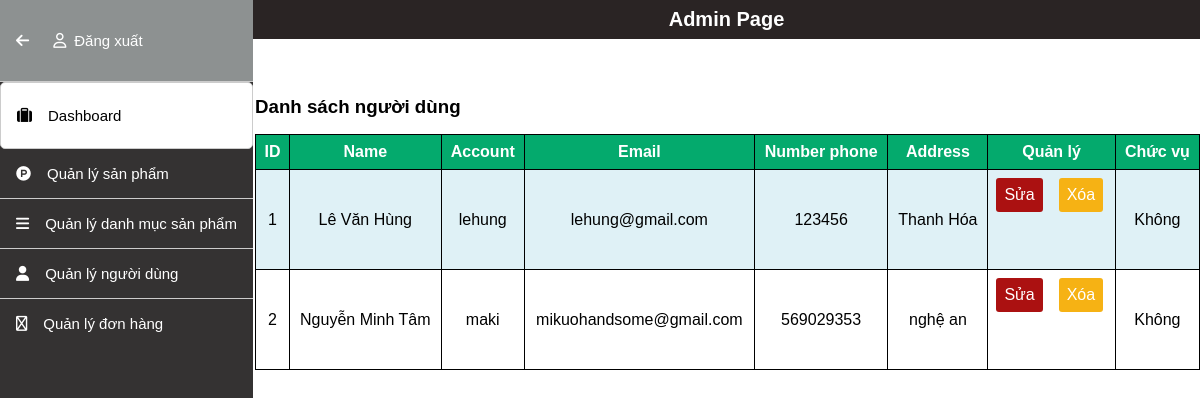
The page /admincp/index.php?action=quanlynguoidung&query=them (signed in) on the database its author committed.
### tables this page shows
CREATE TABLE `tbl_dangky` (
  `id_khachhang` int(11) NOT NULL,
  `hovaten` varchar(250) NOT NULL,
  `taikhoan` varchar(100) NOT NULL,
  `matkhau` varchar(100) NOT NULL,
  `sodienthoai` int(11) NOT NULL,
  `email` varchar(100) NOT NULL,
  `diachi` text NOT NULL,
  `chucvu` int(11) NOT NULL
);

### admincp/modules/quanlynguoidung/lietke.php (the view)
<?php
$sql_lietke_nguoidung = "SELECT * FROM tbl_dangky ORDER BY id_khachhang DESC";
$result_lietke_nguoidung = mysqli_query($connect, $sql_lietke_nguoidung);
?>
<h3>Danh sách người dùng</h3>
<table class="tbl_danhsachsp" border="1">
    <tr>
        <th>ID</th>
        <th>Name </th>
        <th>Account</th>
        <th>Email</th>
        <th>Number phone</th>
        <th>Address</th>
        <th>Quản lý</th>
        <th>Chức vụ</th>
    </tr>
    <?php
    $i = 0;
    while ($row = mysqli_fetch_array($result_lietke_nguoidung)) {
        $i++;
    ?>
        <tr>
            <td style="height:100px;"> <?php echo $i ?></td>
            <td> <?php echo $row['hovaten'] ?></td>
            <td> <?php echo $row['taikhoan'] ?></td>
            <td> <?php echo $row['email'] ?></td>
            <td> <?php echo $row['sodienthoai'] ?></td>
            <td style="width:100px;"> <?php echo $row['diachi'] ?></td>
            <td class="action">
                <a class="delete" href="?action=quanlynguoidung&query=sua&email=<?php echo $row['email'] ?>"> Sửa </a>
                <a class="edit" href="modules/quanlynguoidung/xuly.php?email=<?php echo $row['email'] ?>">Xóa</a>
            </td>
            <td><?php if ($row['chucvu'] == 1) {
                    echo "Bán hàng";
                } else {
                    echo "Không";
                } ?>
            </td>
        </tr>
    <?php
    }
    ?>
</table>

### admincp/index.php (shortened to what this page needs)
<!DOCTYPE html>
<html lang="en">
<head>
    <link rel="stylesheet" href="css/style_admincp.css">
    <link rel="stylesheet" href="https://cdnjs.cloudflare.com/ajax/libs/font-awesome/6.1.1/css/all.min.css">
</head>
<body>
    <div class="wrapper">
        <div class="sidebar">
            <?php
            include("modules/header.php");
            include("modules/menu.php");
            include("modules/main.php");
            ?>
        </div>
</body>
</html>

### admincp/modules/header.php (shortened to what this page needs)
<p class="header"><a href="index.php?dangxuat=1"><i class="fa-solid fa-arrow-left"></i><i class="fa-regular fa-user"></i>Đăng xuất</a></p>

### admincp/modules/menu.php
<ul class="admincp_list">
    <li class="dashboard"><i class="fa-solid fa-suitcase"></i>Dashboard</li>
    <li><a href="index.php?action=quanlysanpham&query=them"><i class="fa-brands fa-product-hunt"></i>Quản lý sản phẩm
        </a></li>
    <?php
    if (isset($_SESSION['dangnhap'])) {
        if ($_SESSION['dangnhap'] == 'admin') {
    ?>
    <li><a href="index.php?action=quanlydanhmucsanpham&query=them"><i class="fa-solid fa-bars"></i>Quản lý
            danh mục sản phẩm </a></li>
    <li><a href="index.php?action=quanlynguoidung&query=them"><i class="fa-solid fa-user"></i>Quản lý người dùng</a>
    </li>
    <?php
        }
    }
    ?>
    <li class="qldh"><a href="index.php?action=quanlydonhang&query=them"><i class="fa-regular fa-book"></i>Quản lý đơn
            hàng </a></li>
</ul>
</div>

### admincp/modules/main.php
<div class="main">
    <h6 class="admincp_tile">Admin Page</h6>
    <?php
    if (isset($_GET['action']) && $_GET['query']) {
        $bientam = $_GET['action'];
        $query = $_GET['query'];
    } else {
        $bientam = '';
        $query = '';
    }
    if ($bientam == 'quanlydanhmucsanpham' && $query == 'them') {
        include("modules/quanlydanhmucsp/them.php");
        include("modules/quanlydanhmucsp/lietke.php");
    } elseif ($bientam == 'quanlydanhmucsanpham' && $query == 'sua') {
        include("modules/quanlydanhmucsp/sua.php");
    } elseif ($bientam == 'quanlysanpham' && $query == 'them') {
        include("modules/quanlysp/them.php");
        include("modules/quanlysp/lietke.php");
    } elseif ($bientam == 'quanlysanpham' && $query == 'sua') {
        include("modules/quanlysp/sua.php");
    } elseif ($bientam == 'quanlynguoidung' && $query == 'them') {
        include("modules/quanlynguoidung/lietke.php");
    } elseif ($bientam == 'quanlynguoidung' && $query == 'sua') {
        include("modules/quanlynguoidung/sua.php");
    } elseif ($bientam == 'quanlydonhang' && $query == 'them') {
        include("modules/quanlydonhang/lietke.php");
    } elseif ($bientam == 'quanlydonhang' && $query == 'sua') {
        include("modules/quanlydonhang/sua.php");
    } elseif ($bientam == 'quanlydonhang' && $query == 'xemdonhang') {
        include("modules/quanlydonhang/xemdonhang.php");
    } elseif ($bientam == 'dangxuat') {
        include("../login.php");
    } else {
        include("modules/dashboard.php");
    }
    ?>
</div>

### admincp/css/style_admincp.css (style rules this page uses)
* { padding: 0; margin: 0; box-sizing: border-box; }
body { font-family: Helvetica, sans-serif; }
ul.admincp_list { padding: 0; margin: 0; list-style: none; }
ul.admincp_list li { border-bottom: 1px solid #ccc; }
ul.admincp_list li.qldh { border-bottom: none; }
ul.admincp_list li a { display: block; width: 100%; padding: 1rem 1rem; }
h6.admincp_tile { text-align: center; font-size: 20px; color: darkgoldenrod; margin: 0 !important; background-color: rgb(42, 36, 36); color: #fff; padding: 0.5rem; position: fixed; z-index: 1; right: 0; left: 253px; }
.wrapper { height: 100vh; width: 100%; display: flex; flex-direction: row; }
.wrapper .sidebar { display: flex; flex-direction: column; flex-basis: 15%; background-color: rgb(52, 50, 50); position: fixed; z-index: 1; left: 0; top: 0; bottom: 0; font-size: 15px; }
.wrapper .sidebar ul { display: flex; flex-direction: column; }
.wrapper .sidebar ul li i { padding-right: 1rem; }
.wrapper .sidebar ul li.dashboard { background-color: #fff; color: #000; padding: 1.5rem 1rem; border: 1px solid #ccc; border-radius: 5px; }
.wrapper .sidebar p.header { border-bottom: 1px solid #ccc; }
.wrapper .sidebar p.header a { padding: 2rem 1rem; display: block; }
.wrapper .sidebar p.header a i { color: #fff; padding-right: 0.5rem; }
.wrapper .sidebar p.header i.fa-arrow-left { padding-right: 1.5rem; }
.wrapper .sidebar a { text-decoration: none; list-style-type: none; color: #fff; }
.wrapper .main { flex-basis: 85%; margin-left: 255px; }
.wrapper .main h3 { margin: 6rem 0 1rem 0; }
.wrapper .main table { width: 100%; border-collapse: collapse; }
th, td { text-align: center; padding: 8px; }
td.action { display: flex; flex-direction: row; border: none; vertical-align: inherit; }
td.action a { text-decoration: none; color: #fff; display: block; padding: 0.5rem; border-radius: 3px; }
td.action a.delete { background-color: rgb(171, 17, 17); margin-right: 1rem; }
td.action a.edit { background-color: #f6b214; }
tr { border: 1px solid #000; padding: 0.5rem 0; }
.tbl_danhsachsp tr:nth-child(even) { background-color: #dff1f6; }
th { background-color: #04aa6d; color: white; }

### rows shown on the page
tbl_dangky: hovaten "Lê Văn Hùng", taikhoan "lehung", email "lehung@gmail.com", sodienthoai "123456", diachi "Thanh Hóa", chucvu "Không"
tbl_dangky: hovaten "Nguyễn Minh Tâm", taikhoan "maki", email "mikuohandsome@gmail.com", sodienthoai "569029353", diachi "nghệ an", chucvu "Không"
